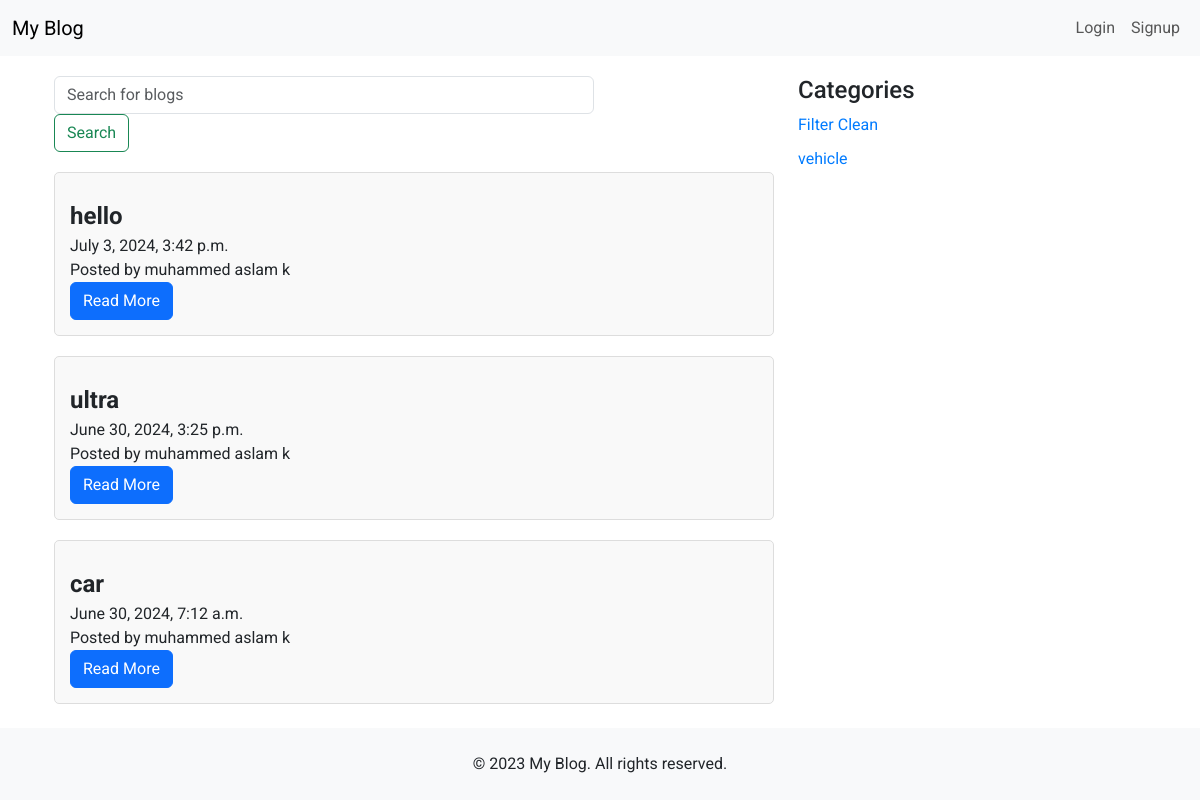
Before: / with the older database file.
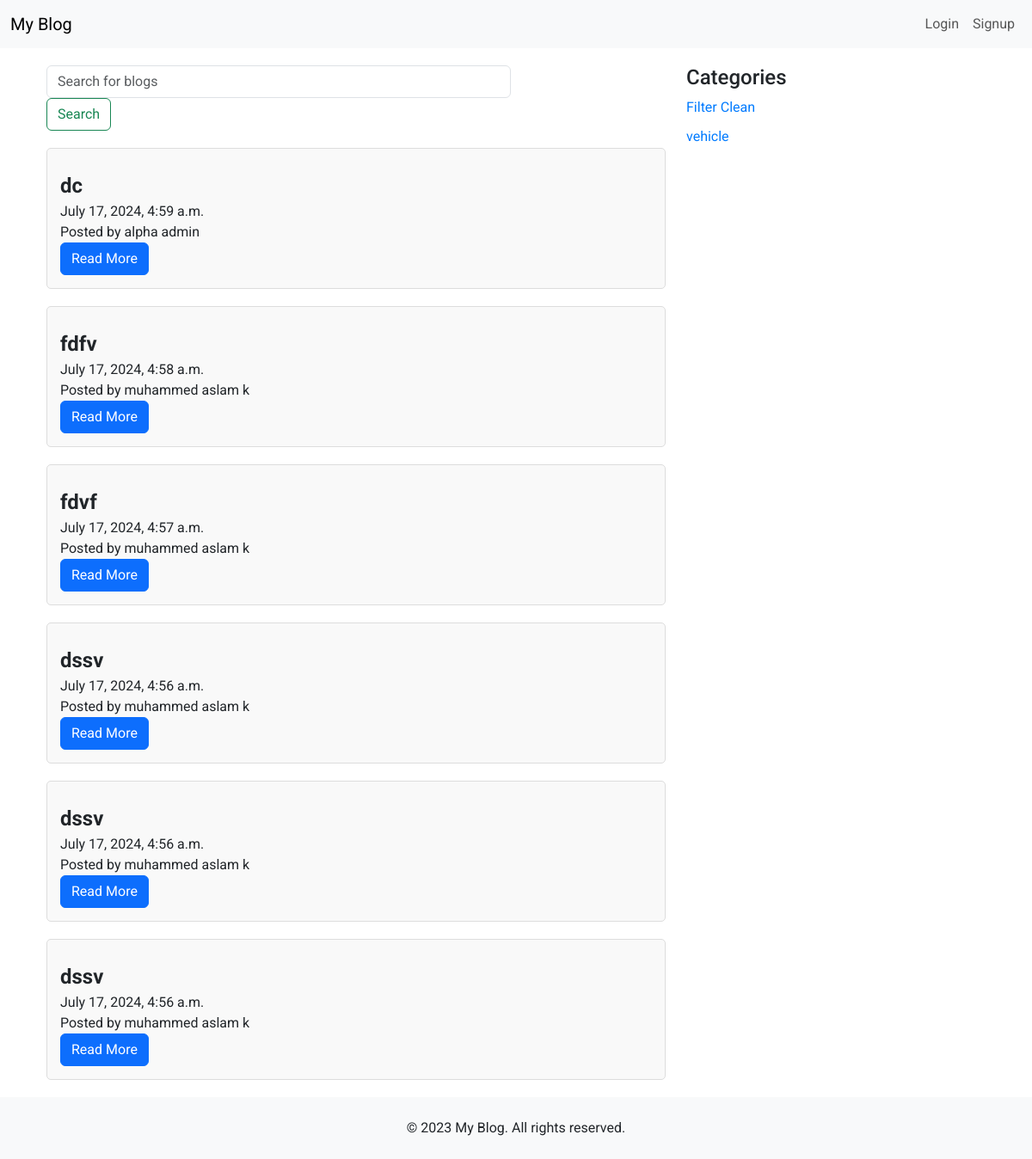
After: the same page with the newer database file.
### blog/models.py (models this page shows, shortened)
class Post(models.Model):
    title = models.CharField(max_length=200, verbose_name=_("Title"))
    body = CKEditor5Field(verbose_name=_("Body"),config_name='default')
    published_date = models.DateTimeField(auto_now_add=True, verbose_name=_("Published Date"))
    last_modified = models.DateTimeField(auto_now=True, verbose_name=_("Last Modified"))
    author = models.ForeignKey(get_user_model(), on_delete=models.CASCADE, verbose_name=_("Author"), null=True)
    categories = models.ManyToManyField(Category, related_name='posts', verbose_name=_("Categories"))
    tags = models.ManyToManyField(Tag, related_name='posts',verbose_name=_("Tags"))
    is_published = models.BooleanField(default=False, verbose_name=_("Is Publised"))

class Category(models.Model):
    name = models.CharField(max_length=50,unique=True, verbose_name=_("Category Name"))
    description = models.TextField(blank=True, null=True, verbose_name=_("Description"))
    created_at = models.DateTimeField(auto_now_add=True, verbose_name=_("Created At"))
    class Meta:
        verbose_name = _("Category")
        verbose_name_plural = _("Categories")
        ordering = ['name']

### users/models.py (models this page shows, shortened)
class CustomUser(AbstractBaseUser, PermissionsMixin):
    email = models.EmailField(_('Email address'), unique=True)
    first_name = models.CharField(max_length=50, blank=True)
    last_name = models.CharField(max_length=50, blank=True)
    profile_picture = models.ImageField(_('Profile_picture'), upload_to='profile_pictures', blank=True, null=True)
    bio = models.TextField(_('Biography'), blank=True, null=True)
    is_active = models.BooleanField(_('Activate'), default=True)
    is_staff = models.BooleanField(_('Staff status'), default=False)
    is_superuser = models.BooleanField(_('SuperUser status'),default=False)
    date_joined = models.DateTimeField(_("Date joined"), default=timezone.now)
    objects = CustomUserManager()
    USERNAME_FIELD = 'email'
    REQUIRED_FIELDS = []
    class Meta:
        verbose_name = _('User')
        verbose_name_plural = _('Users')
    def get_full_name(self):
        full_name = f"{self.first_name} {self.last_name}"
        return full_name.strip()

### blog/views.py (the view)
# urls.py: path('',views.PostListView.as_view(),name='home'),
class PostListView(ListView):
    model = Post
    template_name = 'blog/home.html'
    context_object_name = 'post_list'
    def get_queryset(self):
        return Post.objects.filter(is_published=True).order_by("-published_date")
    def get_context_data(self, **kwargs: Any):
        context = super().get_context_data(**kwargs)
        context['categories'] = Category.objects.all()
        return context

### blog/templates/blog/home.html
{% extends "base.html" %}
{% load static %}
{% block extra_head %}
<link rel="stylesheet" href="{% static "blog/css/home_style.css" %}">
{% endblock extra_head %}
{% block content %}
<div class="container">
    <div class="row">
        <div class="col-md-8">
            <div class="search-bar">
                {% include "blog/searchbar.html" %}
            </div>
            <div id="posts-container">
                {% for post in post_list %}
                    <div class="post">
                        <div class="post-title">{{ post.title }}</div>
                        <div>{{ post.published_date }}</div>
                        <div>Posted by {{ post.author.get_full_name }}</div>
                        <div>
                            <a href="{% url "blog:post_details" post.id %}" class="btn btn-primary">Read More</a>
                        </div>
                    </div>
                {% endfor %}
            </div>
        </div>
        <div class="col-md-4">
            <h4>Categories</h4>
            <ul class="category-list">
                <li><a href="{% url "blog:home" %}">Filter Clean</a></li>
                {% for category in categories %}
                    <li><a href="{% url "blog:category" category.id %}">{{ category.name }}</a></li>
                {% endfor %}
            </ul>
        </div>
    </div>
</div>
{% endblock content %}

### templates/base.html (shortened to what this page needs)
{% load static %}
<!DOCTYPE html>
<html lang="en">
<head>
    <link href="https://cdn.jsdelivr.net/npm/bootstrap@5.3.0-alpha1/dist/css/bootstrap.min.css" rel="stylesheet">
    {% block extra_head %}{% endblock %}
</head>
<body>
    {% include "navbar.html" %}
    <div class="container content">
        {% block content %}{% endblock %}
    </div>
    {% include "footer.html" %}
</body>
</html>

### templates/navbar.html (shortened to what this page needs)
<nav class="navbar navbar-expand-lg navbar-light bg-light">
    <div class="container-fluid">
        <a class="navbar-brand" href="#">My Blog</a>
        <div class="collapse navbar-collapse" id="navbarNav">
            <ul class="navbar-nav ms-auto">
                {% if user.is_authenticated %}
                <li class="nav-item"><a class="nav-link" href="{% url "blog:home" %}">Home</a></li>
                <li class="nav-item"><a class="nav-link" href="{% url "blog:dashboard" %}">dashboard</a></li>
                <li class="nav-item"><a class="nav-link" href="{% url "users:logout" %}">Logout</a></li>
                <li class="nav-item"><a class="nav-link" href="{% url "users:profile"  user.pk %}">Profile</a></li>
                {% else %}
                <li class="nav-item"><a class="nav-link" href="{% url "users:login" %}">Login</a></li>
                <li class="nav-item"><a class="nav-link" href="{% url "users:signup" %}">Signup</a></li>
                {% endif %}
            </ul>
        </div>
    </div>
</nav>

### blog/templates/blog/searchbar.html (shortened to what this page needs)
<form class="form-inline" method='GET' action={% url "blog:search" %}>
    <input class="form-control mr-sm-2 w-75" type="search" placeholder="Search for blogs" aria-label="Search"   id="search-input"  name="q">
    <button class="btn btn-outline-success my-2 my-sm-0" type="submit">Search</button>

### templates/footer.html
<footer class="bg-light py-4">
    <div class="container text-center">
        <p class="mb-0">&copy; 2023 My Blog. All rights reserved.</p>
    </div>
</footer>

### blog/static/blog/css/home_style.css (style rules this page uses)
body { font-family: 'Roboto', sans-serif; }
.navbar { margin-bottom: 20px; }
.post-title { font-size: 1.5rem; font-weight: bold; margin-top: 10px; }
.category-list, .tag-list { list-style: none; padding: 0; }
.category-list li, .tag-list li { margin-bottom: 10px; }
.category-list li a, .tag-list li a { text-decoration: none; color: #007bff; cursor: pointer; }
.search-bar { margin-bottom: 20px; }
.post { padding: 15px; border: 1px solid #ddd; border-radius: 5px; margin-bottom: 20px; background-color: #f9f9f9; }

### templates/base.html (style rules this page uses)
html, body { height: 100%; margin: 0; }
body { display: flex; flex-direction: column; }
.content { flex: 1; }

Changed rows visible on the page:
removed Post: title "hello", published_date "July 3, 2024, 3:42 p.m.", author.get_full_name "muhammed aslam k"
removed Post: title "ultra", published_date "June 30, 2024, 3:25 p.m.", author.get_full_name "muhammed aslam k"
removed Post: title "car", published_date "June 30, 2024, 7:12 a.m.", author.get_full_name "muhammed aslam k"
added Post: title "dc", published_date "July 17, 2024, 4:59 a.m.", author.get_full_name "alpha admin"
added Post: title "fdfv", published_date "July 17, 2024, 4:58 a.m.", author.get_full_name "muhammed aslam k"
added Post: title "fdvf", published_date "July 17, 2024, 4:57 a.m.", author.get_full_name "muhammed aslam k"
added Post: title "dssv", published_date "July 17, 2024, 4:56 a.m.", author.get_full_name "muhammed aslam k"
added Post: title "dssv", published_date "July 17, 2024, 4:56 a.m.", author.get_full_name "muhammed aslam k"
added Post: title "dssv", published_date "July 17, 2024, 4:56 a.m.", author.get_full_name "muhammed aslam k"
